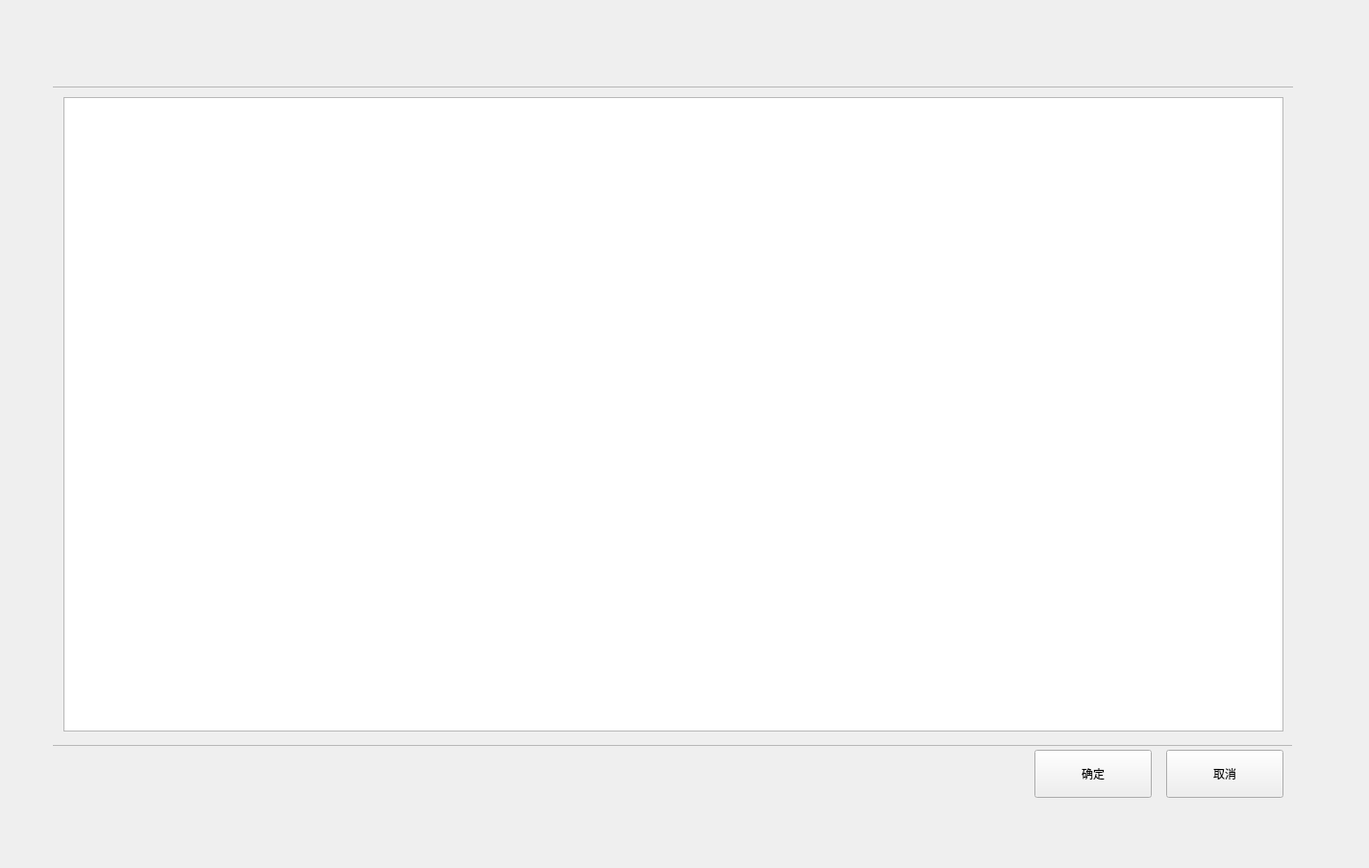
<?xml version="1.0" encoding="UTF-8"?>
<ui version="4.0">
 <class>ImDataAlarmRetestSettingsDlg</class>
 <widget class="QWidget" name="ImDataAlarmRetestSettingsDlg">
  <property name="geometry">
   <rect>
    <x>0</x>
    <y>0</y>
    <width>1424</width>
    <height>903</height>
   </rect>
  </property>
  <property name="windowTitle">
   <string>数据报警复查</string>
  </property>
  <widget class="QWidget" name="layoutWidget">
   <property name="geometry">
    <rect>
     <x>55</x>
     <y>90</y>
     <width>1291</width>
     <height>751</height>
    </rect>
   </property>
   <layout class="QVBoxLayout" name="verticalLayout" stretch="6,0,0">
    <property name="spacing">
     <number>1</number>
    </property>
    <item>
     <widget class="QTableView" name="tableViewAlarmRetestSettings"/>
    </item>
    <item>
     <spacer name="verticalSpacer">
      <property name="orientation">
       <enum>Qt::Vertical</enum>
      </property>
      <property name="sizeHint" stdset="0">
       <size>
        <width>20</width>
        <height>18</height>
       </size>
      </property>
     </spacer>
    </item>
    <item>
     <layout class="QHBoxLayout" name="horizontalLayout">
      <property name="spacing">
       <number>15</number>
      </property>
      <item>
       <spacer name="horizontalSpacer">
        <property name="orientation">
         <enum>Qt::Horizontal</enum>
        </property>
        <property name="sizeHint" stdset="0">
         <size>
          <width>40</width>
          <height>20</height>
         </size>
        </property>
       </spacer>
      </item>
      <item>
       <widget class="QPushButton" name="pushButtonOk">
        <property name="minimumSize">
         <size>
          <width>122</width>
          <height>50</height>
         </size>
        </property>
        <property name="text">
         <string>确定</string>
        </property>
        <property name="buttons" stdset="0">
         <string>btn_dlg</string>
        </property>
       </widget>
      </item>
      <item>
       <widget class="QPushButton" name="pushButtonCancel">
        <property name="minimumSize">
         <size>
          <width>122</width>
          <height>50</height>
         </size>
        </property>
        <property name="text">
         <string>取消</string>
        </property>
        <property name="buttons" stdset="0">
         <string>btn_dlg</string>
        </property>
       </widget>
      </item>
     </layout>
    </item>
   </layout>
  </widget>
  <widget class="QFrame" name="line_h_4">
   <property name="geometry">
    <rect>
     <x>55</x>
     <y>90</y>
     <width>1290</width>
     <height>1</height>
    </rect>
   </property>
   <property name="frameShape">
    <enum>QFrame::StyledPanel</enum>
   </property>
   <property name="frameShadow">
    <enum>QFrame::Raised</enum>
   </property>
   <property name="lines" stdset="0">
    <string>solid</string>
   </property>
  </widget>
  <widget class="QFrame" name="line_h_5">
   <property name="geometry">
    <rect>
     <x>55</x>
     <y>775</y>
     <width>1289</width>
     <height>1</height>
    </rect>
   </property>
   <property name="frameShape">
    <enum>QFrame::StyledPanel</enum>
   </property>
   <property name="frameShadow">
    <enum>QFrame::Raised</enum>
   </property>
   <property name="lines" stdset="0">
    <string>solid</string>
   </property>
  </widget>
 </widget>
 <layoutdefault spacing="6" margin="11"/>
 <resources/>
 <connections>
  <connection>
   <sender>pushButtonCancel</sender>
   <signal>clicked()</signal>
   <receiver>ImDataAlarmRetestSettingsDlg</receiver>
   <slot>close()</slot>
   <hints>
    <hint type="sourcelabel">
     <x>1103</x>
     <y>703</y>
    </hint>
    <hint type="destinationlabel">
     <x>626</x>
     <y>398</y>
    </hint>
   </hints>
  </connection>
 </connections>
</ui>
